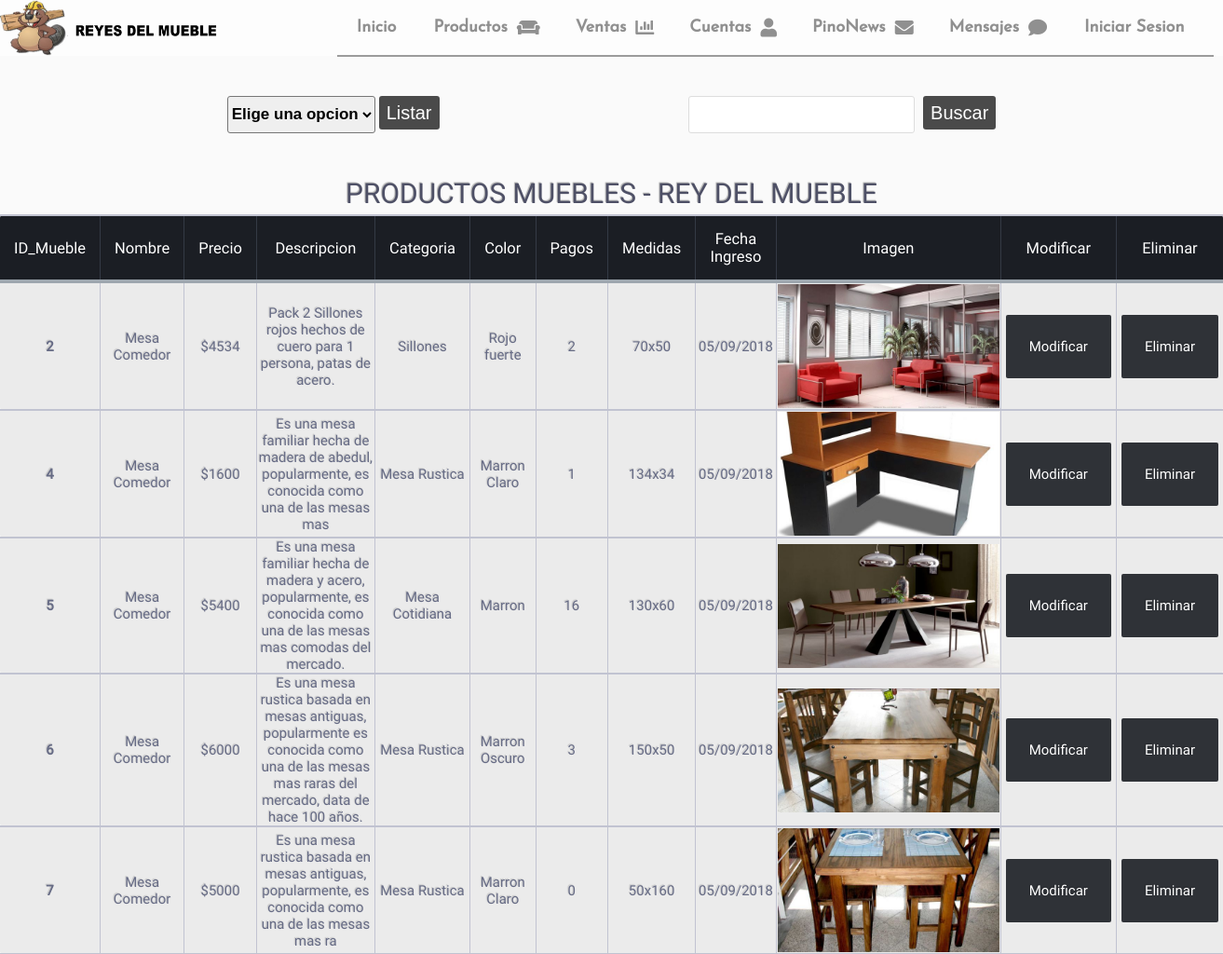
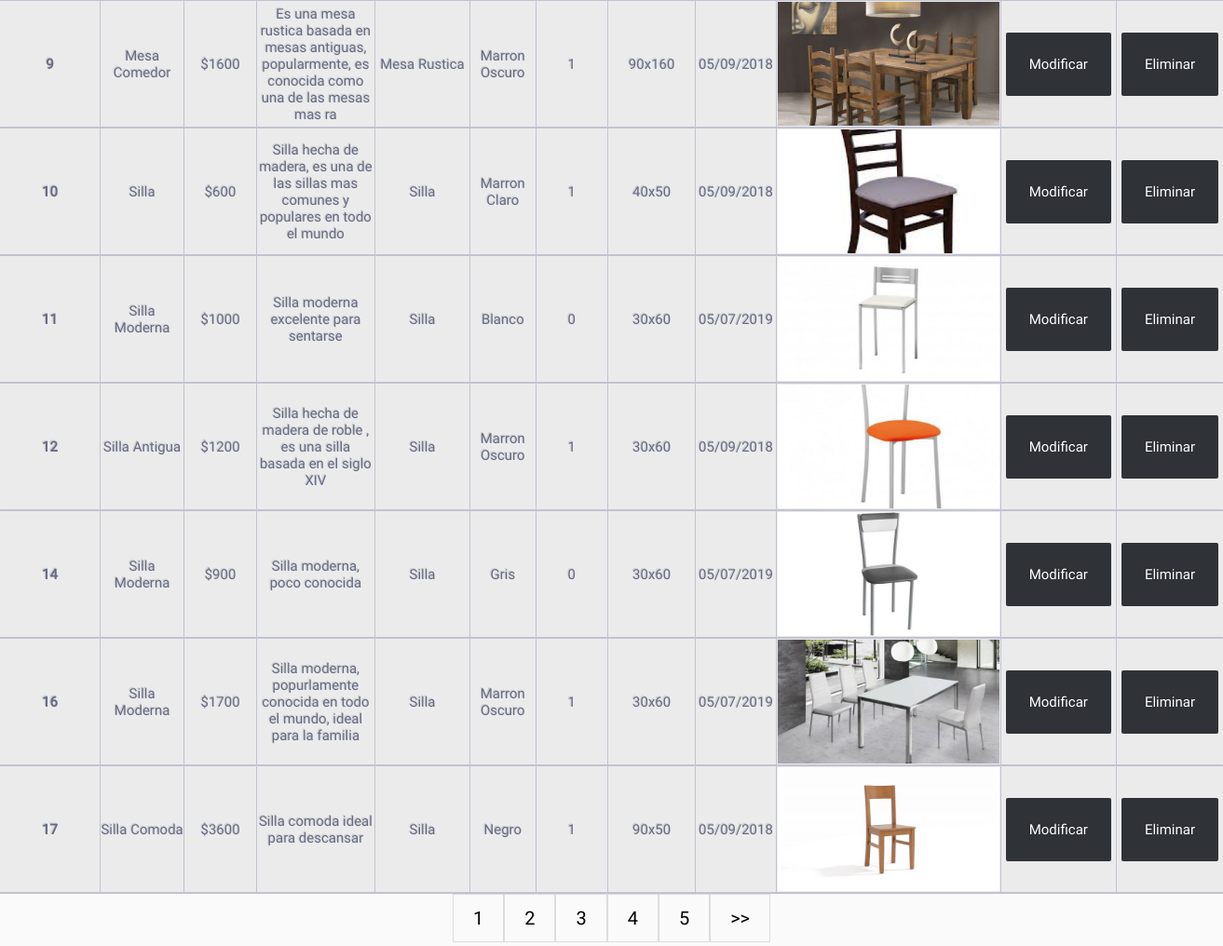
Page /Backend/admindoc.php on the committed database (2 pictures, top to bottom).
### tables this page shows
CREATE TABLE `muebles` (
  `id_mueble` int(12) NOT NULL,
  `nombre` text NOT NULL,
  `descripcion` varchar(200) NOT NULL,
  `precio` int(11) NOT NULL,
  `imagen` varchar(100) NOT NULL,
  `color` text NOT NULL,
  `medida` text NOT NULL,
  `tipos` int(12) NOT NULL,
  `fecha` int(11) NOT NULL,
  `pago` int(11) NOT NULL,
  `descuento` int(11) NOT NULL
);

CREATE TABLE `tipo` (
  `id_tipo` int(11) NOT NULL,
  `tipo` text NOT NULL
);

### Backend/table.php (the view, shortened to what this page needs)
<article class="tableform">
                <form method="get" action="admindoc.php">
                    <select name="catego">
                        <option value="Todos">Elige una opcion</option>
                    </select>
                    <input type="submit" name="enviarcat" value="Listar">
                </form>
                <form method="get" action="admindoc.php" class="buscform">
                    <input type="text" name="busq">
                    <input type="submit" name="enviarbusq" value="Buscar">
                </form>
</article>
<?php
$Tamano_pagina = 12;
if(!isset($_GET['pagina']))
    {
    $pagina=1;
    $inicio=0;
    }
    else
    {
		$pagina=$_GET['pagina'];
        $inicio=($pagina-1)*$Tamano_pagina;
    }
    $num_total_registros = $consulta->num_rows;
    $sql2="SELECT * FROM muebles " . " LIMIT " . $inicio . "," . $Tamano_pagina;
    $consulta=$conexion->query($sql2);
    $total_paginas = ceil($num_total_registros / $Tamano_pagina);
 if(isset($_GET['catego']))
{
?><div class="table-title">
<h3>Productos Muebles - Rey del Mueble</h3>
</div><?php
echo "<table class='table-fill'";
echo "<thead>";
echo "<tr>";
echo "<th class='text-center'><a href='admindoc.php?f=id_mueble&&catego=".$catego."'>ID_Mueble</a></th>";
echo "<th class='text-center'><a href='admindoc.php?f=nombre&&catego=".$catego."'>Nombre</a></th>";
echo "<th class='text-center'><a href='admindoc.php?f=precio&&catego=".$catego."'>Precio</a></th>";
echo "<th class='text-center'><a href='admindoc.php?f=descripcion&&catego=".$catego."'>Descripcion</a></th>";
echo "<th class='text-center'><a href='admindoc.php?f=tipos&&catego=".$catego."'>Categoria</a></th>";
echo "<th class='text-center'><a href='admindoc.php?f=color&&catego=".$catego."'>Color</a></th>";
echo "<th class='text-center'><a href='admindoc.php?f=pago&&catego=".$catego."'>Pagos</a></th>";
echo "<th class='text-center'><a href='admindoc.php?f=medida&&catego=".$catego."'>Dimenciones</a></th>";
echo "<th class='text-center'><a href='admindoc.php?f=fecha&&catego=".$catego."'>Fecha Ingreso</a></th>";
echo "<th class='text-center'>Imagen</th>";
echo "<th class='text-center'>Modificar</th>";
echo "<th class='text-center'>Eliminar</th>";
echo "</tr>";
echo "</thead>";
}
else
{
?><div class="table-title">
<h3>Productos Muebles - Rey del Mueble</h3>
</div><?php
echo "<table class='table-fill'>";
echo "<thead>";
echo "<tr>";
echo "<th class='text-center'><a href='admindoc.php?f=id_mueble'>ID_Mueble</a></th>";
echo "<th class='text-center'><a href='admindoc.php?f=nombre'>Nombre</a></th>";
echo "<th class='text-center'><a href='admindoc.php?f=precio'>Precio</a></th>";
echo "<th class='text-center'><a href='admindoc.php?f=descripcion'>Descripcion</a></th>";
echo "<th class='text-center'><a href='admindoc.php?f=tipos'>Categoria</a></th>";
echo "<th class='text-center'><a href='admindoc.php?f=color'>Color</a></th>";
echo "<th class='text-center'><a href='admindoc.php?f=pago'>Pagos</a></th>";
echo "<th class='text-center'><a href='admindoc.php?f=medida'>Medidas</a></th>";
echo "<th class='text-center'><a href='admindoc.php?f=fecha'>Fecha Ingreso</a></th>";
echo "<th class='text-center'>Imagen</th>";
echo "<th class='text-center'>Modificar</th>";
echo "<th class='text-center'>Eliminar</th>";
echo "</tr>";
echo "</thead>";
}
while($registro=$consulta->fetch_assoc())
            {
               $nuevo=date("d/m/Y",strtotime($registro['fecha']));
               echo "<tbody class='table-hover'>";
               echo "<tr>";
               echo "<td class='text-center'><b>".$registro['id_mueble']."</b></td>";
               echo "<td class='text-center'>".$registro['nombre']."</td>";
               echo "<td class='text-center'>$".$registro['precio']."</td>";
               echo "<td class='text-center'>".$registro['descripcion']."</td>";
               echo "<td class='text-center'>";
               $tipo=$registro['tipos'];
               $query3="SELECT t.tipo FROM muebles m JOIN tipo t ON $tipo=t.id_tipo";
               $resultado3=$conexion->query($query3);
               $row3=$resultado3->fetch_assoc();
               echo $row3['tipo'];
               echo "<td class='text-center'>".$registro['color']."</td>";
				echo "<td class='text-center'>".$registro['pago']."</td>";
               echo "<td class='text-center'>".$registro['medida']."</td>";
               echo "<td class='text-center'>".$nuevo."</td>";
			   if (!file_exists("../".$registro['imagen']))
			   {echo '<td><img src="../Imagenes/Productos/aa.jpg" id="img"></td>';}else
			   {
               echo '<td><img src="../'.$registro['imagen'].'" id="img"></td>';
			   }
               echo "<td id='bott' class='text-center'><a href='admindoc.php?m=".$registro['id_mueble']."&&pagina=".$pagina."'>Modificar</a></td>";
     			?>
				<td id='bott' class='text-center'><a href='<?php echo "del.php?e=".$registro['id_mueble']."&n=".$registro['nombre']; ?>' onclick='confirm("Esta seguro de eliminar el producto: <?php echo $registro['nombre'];?>")' >Eliminar</a></td><?php
               echo "</tr>";
			}
echo "</tbody>";
echo "</table>";
echo "<div class='center'>";
echo "<div class='paginacion'>";
if(!isset($_GET['f'])&&!isset($_GET['catego']))
   {
        if ($total_paginas > 1)
        {
   	    for ($i=1;$i<=$total_paginas;$i++)
            {
      	    if ($pagina == $i) {echo "<a>".$pagina."</a>";}
            else{ echo "<a href='admindoc.php?pagina=".$i."'>".$i."</a> "; }
            }
        if($pagina!=$total_paginas){$d=$pagina+1;echo "<a href='admindoc.php?pagina=".$d."'> >> </a>";}
        }
   }
echo "</div>";
echo "</div>";
?>

### Backend/admindoc.php (shortened to what this page needs)
<!DOCTYPE html>
 <html lang="es">
     <head>
     <link rel="stylesheet" type="text/css" href="css/table.css">
     <link rel="stylesheet" type="text/css" href="style.css">
     </head>
     <body>
<?php
		 include_once('header.php');
		 ?><section class="sec"></section><?php
         $con=include_once('../includes/conexion.php');
         $consulta=$conexion->query("SELECT * FROM muebles");
         if(isset($_GET['m']))
         {
         ?><section class="sec"><?php
             include_once('table.php');
         ?></section>
         <?php include_once("editform.php");
         }
         else
         {
            include_once('table.php');
         }
         ?>
     </body>

### Backend/header.php (shortened to what this page needs)
<?php
if(isset($_SESSION['user']))
{
?>
<script type="text/javascript" src="../js/jquery-3.3.1.min.js"></script>
	<link rel="stylesheet" type="text/css" href="css/header.css">
   	<link rel="stylesheet" type="text/css" href="../css/style.css">
	<link rel="stylesheet" href="https://use.fontawesome.com/releases/v5.4.1/css/all.css">
    <header class="header2" id="myHeader">
		<div id="logo">
		<a href="../index.php"><img src="../Imagenes/logofinal.png" class="logofinal"></a>
        </div>
		<input type="checkbox" id="btn-menu">
        <label for="btn-menu" class="icon-paragraph-justify"></label>
		<nav class="menu" style="align-self:flex-end;width:auto">
		    <ul class="nul">
                <li><a href="../index.php" style="padding: 21px;">Inicio</a></li>
				<li class="submenu"><a href="javascript:void(0)" id="pro">Productos<i class="fas fa-couch"></i></a>
                <ul>
                    <li><a href="tabla.php" id="pa">Agregar un Producto</a></li>
                    <li><a href="admindoc.php" id="pa">Tabla de Productos</a></li>
                </ul>
                </li>
                <li><a href="ventas.php">Ventas<i class="fas fa-chart-bar"></i></a>
                </li>
				<li class="submenu"><a href="javascript:void(0)" id="c">Cuentas<i class="fas fa-user"></i></a>
                <ul>
                    <li><a href="usuarios.php" id="usu">Usuarios</a></li>
                    <li><a href="registros.php" id="usu">Registros</a></li>
                </ul>
                </li>
				<li class="submenu"><a href="javascript:void(0)" id="pi">PinoNews<i class="fas fa-envelope"></i></a>
                <ul>
					<li><a href="npnew.php" id="pino">Redactar una Pnews</a></li>
                    <li><a href="registrosp.php" id="pino">Registros PinoNews</a></li>
                    <li><a href="news.php" id="pino">Usuarios registrados PinoNews</a></li>
                </ul>
                </li>
				<li><a href="consultast.php" id="pi">Mensajes<i class="fas fa-comment"></i></a></li>
				</ul>
		<div class="cuenta">
		<ul class="cul" style="max-width:auto">
		<li id='usern'>
		<?php $name=strtoupper($_SESSION['user']);
			echo $name{0}.$name{1}.$name{2}.$name{3};?>
		<i class="fas fa-user"></i>
		</li>
			<hr>
		<li id='noti'>
		<a href="#">Notificaciones
		<i class="fas fa-envelope"></i></a>
		</li>
			<hr>
		<li id='carr'>
		<a href="../includes/carrito/carritoga.php">Carrito
		<i class="fas fa-shopping-cart"></i></a>
		</li>
			<hr>
		<li id='config'>
		<a href="javascript:void(0)">Configuracion
		<i class="fas fa-user-cog"></i>
		</a>
		<ul id="submenuconfig">
           <li style="margin-top:7px;"><a href="#" title="Ajustes cuenta">Cuenta</a></li>
           <li><a href="../perfil.php">Perfil</a></li>
           <li><a href="../contacto.php">Contacto</a></li>
		</ul>
		</li><hr>
		<li id='salir'>
		<a href="../includes/accounts/unlog.php">Cerrar sesion</a>
		</li>
		</ul>
		</div>
		</nav>
		<script type="text/javascript" src="../js/main.js"></script>
    </header>
<?php
}
else{
?>
	<link rel="stylesheet" type="text/css" href="css/header.css">
   	<link rel="stylesheet" type="text/css" href="../css/style.css">
	<link rel="stylesheet" href="https://use.fontawesome.com/releases/v5.4.1/css/all.css">
    <header class="header2" id="myHeader">
        <div id="logo">
		<a href="../index.php"><img src="../Imagenes/logofinal.png" class="logofinal"></a>
        </div>
		<nav class="menu">
            <ul class="nul">
                <li><a href="../index.php" style="padding: 21px;">Inicio</a></li>
				<li class="submenu"><a href="javascript:void(0)" id="pro">Productos<i class="fas fa-couch"></i></a>
                </li>
                <li><a href="ventas.php">Ventas<i class="fas fa-chart-bar"></i></a>
                </li>
				<li class="submenu"><a href="javascript:void(0)" id="c">Cuentas<i class="fas fa-user"></i></a>
                </li>
				<li class="submenu"><a href="javascript:void(0)" id="pi">PinoNews<i class="fas fa-envelope"></i></a>
                </li>
                <li><a href="consultast.php" id="pi">Mensajes<i class="fas fa-comment"></i></a></li>
                <li><a href="javascript:void(0)" onclick="mlogin(this);" id="in">Iniciar Sesion</a></li>
            </ul>
        </nav>
    </header>
<?php
}

### Backend/css/table.css (style rules this page uses)
* { padding: 0; margin: 0; box-sizing: border-box; -webkit-box-sizing: border-box; }
body { font-family: "Roboto", helvetica, arial, sans-serif; font-size: 16px; font-weight: 400; background: #FAFAFA; }
.tableform select { border-radius: 3px; height: 40px; outline: none; font-size: 17px; font-weight: 600; }
.tableform input[type=text] { border-radius: 3px; height: 40px; font-weight: 600; outline: none; border: 1px solid #DDDDDD; margin: 5px; font-size: 18px; }
.tableform select option { outline: none; font-size: 17px; font-weight: 600; }
.tableform input[type=submit] { cursor: pointer; line-height: 20px; font-size: 20px; background: rgb(0, 0, 0, 0.7); border:none; border-radius: 3px; color: white; padding: 8px; }
.tableform { height: 125px; align-items: center; display: flex; justify-content: center; flex-direction: row; }
.buscform { margin-left:20%; }
#img { display: flex; justify-content: center; padding: 1px; margin: auto; width: 240px;height: 135px; }
table a { color: white; text-decoration: none; }
table td a { color: black; }
.table-title { display: flex; justify-content: center; padding:5px; }
.table-title h3 { color: #4E5066; font-size: 30px; font-weight: 400; font-style:normal; font-family: "Roboto", helvetica, arial, sans-serif; text-shadow: -1px -1px 1px rgba(0, 0, 0, 0.3); text-transform:uppercase; }
.table-fill { background: white; border-radius:3px; border-collapse: collapse; margin: auto; width: 100%; box-shadow: 0 5px 10px rgba(0, 0, 0, 0.1); animation: float 2s infinite; }
th { color:White; background:#1b1e24; border-bottom:4px solid #9ea7af; border-right: 1px solid #343a45; font-size:16.5px; font-weight: 100; padding:15px; text-align:left; text-shadow: 0 1px 1px rgba(0, 0, 0, 0.1); vertical-align:middle; }
th:first-child { border-top-left-radius:3px; }
th:last-child { border-top-right-radius:3px; border-right:none; }
tr { border-top: 2.5px solid #C1C3D1; border-bottom: 2.5px solid #C1C3D1; color:#666B85; font-size:11px; font-weight:normal; text-shadow: 0 1px 1px rgba(256, 256, 256, 0.1); }
tr:nth-child(odd) td { background:#EBEBEB; }
tr:last-child td:first-child { border-bottom-left-radius:3px; }
tr:last-child td:last-child { border-bottom-right-radius:3px; }
#bott a { margin: 5px; color: white; border-radius: 2px; padding: 25px; background: rgb(27, 30, 36, 0.9); }
td { font-size:15px; text-shadow: -1px -1px 1px rgba(0, 0, 0, 0.16); border-right: 1px solid #C1C3D1; }
td:last-child { border-right: 0px; }
th.text-center { text-align: center; }
td.text-center { text-align: center; }
.paginacion { display: inline-block; }
.paginacion a { color: black; float: left; padding: 13px 21px; font-size: 20px; text-decoration: none; transition: background-color, color .3s; border: 1.5px solid #ddd; }
.center { background-color:#FAFAFA; text-align: center; }

### Backend/css/header.css (style rules this page uses)
.header2 { width: 100%; height:60px; display:flex; justify-content:flex-end; flex-direction: row; background:rgba(253, 253, 253, .92); }
.header2 .logofinal { width: 240px;height: 60px; }
#logo { display: flex;justify-content: flex-start; width: 98%; flex-wrap: nowrap; }
header i { font-size:20px; cursor:pointer; display:none; margin-left: 10px; }
.menu { width: 100%; margin: 0px 10px 0px 0px; z-index:100 !important; }
.menu .nul { display:flex; list-style:none; }
#pro, #c, #pi { text-align: center; }
.menu .nul a { display:flex; align-items: center; height: 61px; border-bottom: solid 2px rgba(39,39,39,0.45); padding: 19px; color:rgba(10,10,10,0.45); font-weight: 800; font-size: 18px; text-decoration:none; font-family: 'Josefin Sans', "Lato"; }
#in { width: 160px; text-align:center; padding: 21px; }

### rows in the picture
muebles: id_mueble "2", nombre "Mesa Comedor", precio "4534", descripcion "Pack 2 Sillones rojos hechos de cuero para 1 persona, patas de acero.", tipo.tipo "Sillones", color "Rojo fuerte", pago "2", medida "70x50", fecha "05/09/2018", imagen (picture)
muebles: id_mueble "4", nombre "Mesa Comedor", precio "1600", descripcion "Es una mesa familiar hecha de madera de abedul, popularmente, es conocida como una de las mesas mas", tipo.tipo "Mesa Rustica", color "Marron Claro", pago "1", medida "134x34", fecha "05/09/2018", imagen (picture)
muebles: id_mueble "5", nombre "Mesa Comedor", precio "5400", descripcion "Es una mesa familiar hecha de madera y acero, popularmente, es conocida como una de las mesas mas comodas del mercado.", tipo.tipo "Mesa Cotidiana", color "Marron", pago "16", medida "130x60", fecha "05/09/2018", imagen (picture)
muebles: id_mueble "6", nombre "Mesa Comedor", precio "6000", descripcion "Es una mesa rustica basada en mesas antiguas, popularmente es conocida como una de las mesas mas raras del mercado, data de hace 100 años.", tipo.tipo "Mesa Rustica", color "Marron Oscuro", pago "3", medida "150x50", fecha "05/09/2018", imagen (picture)
muebles: id_mueble "7", nombre "Mesa Comedor", precio "5000", descripcion "Es una mesa rustica basada en mesas antiguas, popularmente, es conocida como una de las mesas mas ra", tipo.tipo "Mesa Rustica", color "Marron Claro", pago "0", medida "50x160", fecha "05/09/2018", imagen (picture)
muebles: id_mueble "9", nombre "Mesa Comedor", precio "1600", descripcion "Es una mesa rustica basada en mesas antiguas, popularmente, es conocida como una de las mesas mas ra", tipo.tipo "Mesa Rustica", color "Marron Oscuro", pago "1", medida "90x160", fecha "05/09/2018", imagen (picture)
muebles: id_mueble "10", nombre "Silla", precio "600", descripcion "Silla hecha de madera, es una de las sillas mas comunes y populares en todo el mundo", tipo.tipo "Silla", color "Marron Claro", pago "1", medida "40x50", fecha "05/09/2018", imagen (picture)
muebles: id_mueble "11", nombre "Silla Moderna", precio "1000", descripcion "Silla moderna excelente para sentarse", tipo.tipo "Silla", color "Blanco", pago "0", medida "30x60", fecha "05/07/2019", imagen (picture)
muebles: id_mueble "12", nombre "Silla Antigua", precio "1200", descripcion "Silla hecha de madera de roble , es una silla basada en el siglo XIV", tipo.tipo "Silla", color "Marron Oscuro", pago "1", medida "30x60", fecha "05/09/2018", imagen (picture)
muebles: id_mueble "14", nombre "Silla Moderna", precio "900", descripcion "Silla moderna, poco conocida", tipo.tipo "Silla", color "Gris", pago "0", medida "30x60", fecha "05/07/2019", imagen (picture)
muebles: id_mueble "16", nombre "Silla Moderna", precio "1700", descripcion "Silla moderna, popurlamente conocida en todo el mundo, ideal para la familia", tipo.tipo "Silla", color "Marron Oscuro", pago "1", medida "30x60", fecha "05/07/2019", imagen (picture)
muebles: id_mueble "17", nombre "Silla Comoda", precio "3600", descripcion "Silla comoda ideal para descansar", tipo.tipo "Silla", color "Negro", pago "1", medida "90x50", fecha "05/09/2018", imagen (picture)
